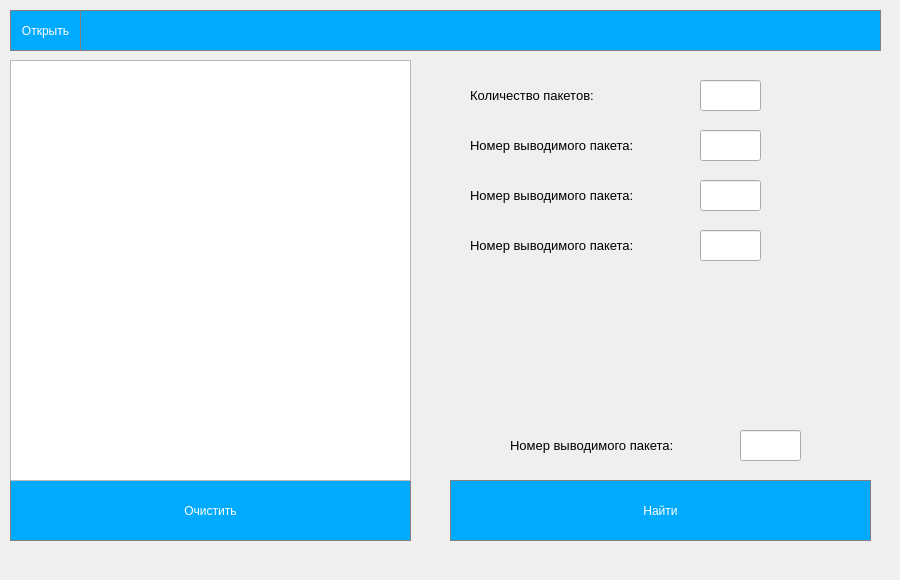
<?xml version="1.0" encoding="UTF-8"?>
<ui version="4.0">
 <class>TrafficAnalysis</class>
 <widget class="QWidget" name="TrafficAnalysis">
  <property name="geometry">
   <rect>
    <x>0</x>
    <y>0</y>
    <width>900</width>
    <height>580</height>
   </rect>
  </property>
  <property name="maximumSize">
   <size>
    <width>900</width>
    <height>580</height>
   </size>
  </property>
  <property name="windowTitle">
   <string>Анализатор трафика</string>
  </property>
  <widget class="QPushButton" name="pushButton_open">
   <property name="geometry">
    <rect>
     <x>10</x>
     <y>10</y>
     <width>71</width>
     <height>41</height>
    </rect>
   </property>
   <property name="styleSheet">
    <string notr="true">QPushButton {
background-color: rgb(0, 170, 255);
color: white;
border: 1px solid gray;
}
</string>
   </property>
   <property name="text">
    <string>Открыть</string>
   </property>
  </widget>
  <widget class="QPushButton" name="pushButton_find">
   <property name="geometry">
    <rect>
     <x>450</x>
     <y>480</y>
     <width>421</width>
     <height>61</height>
    </rect>
   </property>
   <property name="styleSheet">
    <string notr="true">QPushButton {
background-color: rgb(0, 170, 255);
color: white;
border: 1px solid gray;
}
QPushButton:pressed {
background-color: qlineargradient(x1: 0, y1: 0,x2: 0, y2:1,
                              stop: 0 #00BFFF, stop: 1 #1E90FF);
}</string>
   </property>
   <property name="text">
    <string>Найти</string>
   </property>
  </widget>
  <widget class="QPushButton" name="pushButton_clear">
   <property name="geometry">
    <rect>
     <x>10</x>
     <y>480</y>
     <width>401</width>
     <height>61</height>
    </rect>
   </property>
   <property name="styleSheet">
    <string notr="true">QPushButton {
background-color: rgb(0, 170, 255);
color: white;
border: 1px solid gray;
}
QPushButton:pressed {
background-color: qlineargradient(x1: 0, y1: 0,x2: 0, y2:1,
                              stop: 0 #00BFFF, stop: 1 #1E90FF);
}</string>
   </property>
   <property name="text">
    <string>Очистить</string>
   </property>
  </widget>
  <widget class="QLabel" name="Label_sometext">
   <property name="geometry">
    <rect>
     <x>510</x>
     <y>430</y>
     <width>221</width>
     <height>31</height>
    </rect>
   </property>
   <property name="text">
    <string>&lt;html&gt;&lt;head/&gt;&lt;body&gt;&lt;p&gt;&lt;span style=&quot; font-size:10pt;&quot;&gt;Номер выводимого пакета:&lt;/span&gt;&lt;/p&gt;&lt;/body&gt;&lt;/html&gt;</string>
   </property>
  </widget>
  <widget class="QTextEdit" name="textEdit_packetView">
   <property name="geometry">
    <rect>
     <x>10</x>
     <y>60</y>
     <width>401</width>
     <height>421</height>
    </rect>
   </property>
  </widget>
  <widget class="QLineEdit" name="LineEdit_search">
   <property name="geometry">
    <rect>
     <x>740</x>
     <y>430</y>
     <width>61</width>
     <height>31</height>
    </rect>
   </property>
  </widget>
  <widget class="QLabel" name="label">
   <property name="geometry">
    <rect>
     <x>470</x>
     <y>80</y>
     <width>171</width>
     <height>31</height>
    </rect>
   </property>
   <property name="text">
    <string>&lt;html&gt;&lt;head/&gt;&lt;body&gt;&lt;p&gt;&lt;span style=&quot; font-size:10pt;&quot;&gt;Количество пакетов:&lt;/span&gt;&lt;/p&gt;&lt;/body&gt;&lt;/html&gt;</string>
   </property>
  </widget>
  <widget class="QLabel" name="label_2">
   <property name="geometry">
    <rect>
     <x>470</x>
     <y>130</y>
     <width>221</width>
     <height>31</height>
    </rect>
   </property>
   <property name="text">
    <string>&lt;html&gt;&lt;head/&gt;&lt;body&gt;&lt;p&gt;&lt;span style=&quot; font-size:10pt;&quot;&gt;Номер выводимого пакета:&lt;/span&gt;&lt;/p&gt;&lt;/body&gt;&lt;/html&gt;</string>
   </property>
  </widget>
  <widget class="QLabel" name="label_3">
   <property name="geometry">
    <rect>
     <x>470</x>
     <y>180</y>
     <width>221</width>
     <height>31</height>
    </rect>
   </property>
   <property name="text">
    <string>&lt;html&gt;&lt;head/&gt;&lt;body&gt;&lt;p&gt;&lt;span style=&quot; font-size:10pt;&quot;&gt;Номер выводимого пакета:&lt;/span&gt;&lt;/p&gt;&lt;/body&gt;&lt;/html&gt;</string>
   </property>
  </widget>
  <widget class="QLabel" name="label_4">
   <property name="geometry">
    <rect>
     <x>470</x>
     <y>230</y>
     <width>231</width>
     <height>31</height>
    </rect>
   </property>
   <property name="text">
    <string>&lt;html&gt;&lt;head/&gt;&lt;body&gt;&lt;p&gt;&lt;span style=&quot; font-size:10pt;&quot;&gt;Номер выводимого пакета:&lt;/span&gt;&lt;/p&gt;&lt;/body&gt;&lt;/html&gt;</string>
   </property>
  </widget>
  <widget class="QLineEdit" name="lineEdit_number">
   <property name="geometry">
    <rect>
     <x>700</x>
     <y>80</y>
     <width>61</width>
     <height>31</height>
    </rect>
   </property>
  </widget>
  <widget class="QLineEdit" name="lineEdit_minLength">
   <property name="geometry">
    <rect>
     <x>700</x>
     <y>130</y>
     <width>61</width>
     <height>31</height>
    </rect>
   </property>
  </widget>
  <widget class="QLineEdit" name="lineEdit_maxLength">
   <property name="geometry">
    <rect>
     <x>700</x>
     <y>180</y>
     <width>61</width>
     <height>31</height>
    </rect>
   </property>
  </widget>
  <widget class="QLineEdit" name="lineEdit_averageLength">
   <property name="geometry">
    <rect>
     <x>700</x>
     <y>230</y>
     <width>61</width>
     <height>31</height>
    </rect>
   </property>
  </widget>
  <widget class="QPushButton" name="pushButton_empty">
   <property name="geometry">
    <rect>
     <x>80</x>
     <y>10</y>
     <width>801</width>
     <height>41</height>
    </rect>
   </property>
   <property name="styleSheet">
    <string notr="true">
QPushButton {
background-color: rgb(0, 170, 255);
color: white;
border: 1px solid gray;
}
</string>
   </property>
   <property name="text">
    <string/>
   </property>
  </widget>
 </widget>
 <resources/>
 <connections/>
</ui>
